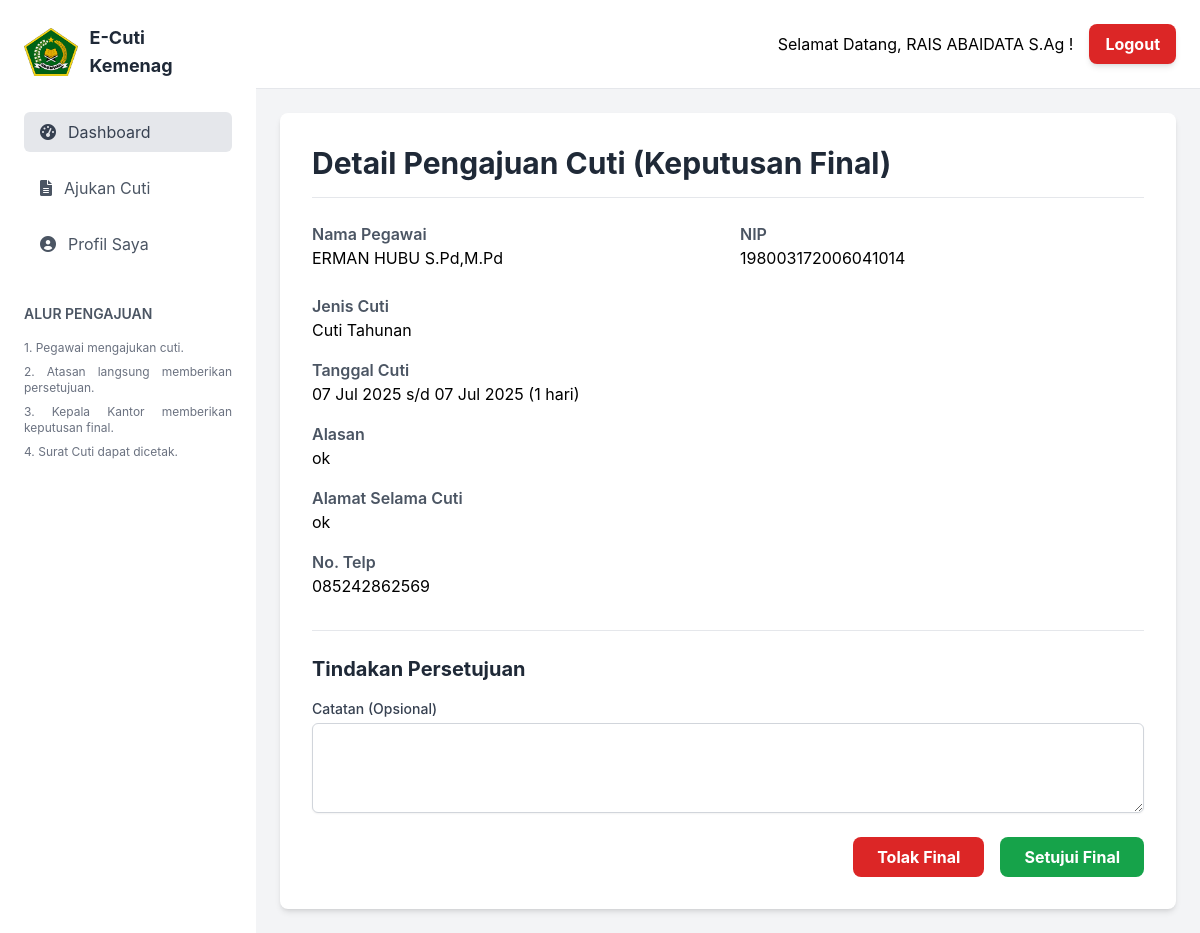
Page /cuti/kepala/persetujuan/1/ (signed in) on the committed database.
### users/models.py (models this page shows, shortened)
class User(AbstractUser):
    username = None
    nip = models.CharField(max_length=18, unique=True, verbose_name="NIP")
    USERNAME_FIELD = 'nip'
    REQUIRED_FIELDS = ['first_name', 'last_name']
    objects = CustomUserManager()
    class Meta:
        verbose_name = "Pengguna"
        verbose_name_plural = "Daftar Pengguna"

### cuti/models.py (models this page shows, shortened)
class PengajuanCuti(models.Model):
    STATUS_CHOICES = [
        ('DRAFT', 'Draft'),
        ('PENDING_ATASAN', 'Menunggu Persetujuan Atasan'),
        ('PENDING_KEPALA', 'Menunggu Keputusan Kepala'),
        ('DISETUJUI', 'Disetujui'),
        ('DITOLAK_ATASAN', 'Ditolak oleh Atasan'),
        ('DITOLAK_KEPALA', 'Ditolak oleh Kepala'),
        ('PERUBAHAN', 'Disarankan Perubahan'),
        ('DITANGGUHKAN', 'Ditangguhkan'),
    ]
    pegawai = models.ForeignKey(User, on_delete=models.CASCADE, related_name='pengajuan')
    jenis_cuti = models.ForeignKey(JenisCuti, on_delete=models.PROTECT)
    alasan = models.TextField()
    tanggal_mulai = models.DateField()
    tanggal_selesai = models.DateField()
    lama_cuti = models.PositiveIntegerField(help_text="Jumlah hari kerja")
    alamat_selama_cuti = models.TextField()
    telepon_selama_cuti = models.CharField(max_length=15)
    dokumen_pendukung = models.FileField(
        upload_to='dokumen_cuti/',
        null=True,
        blank=True,
        verbose_name="Dokumen Pendukung (jika ada)"
    )
    tanda_tangan_pegawai = models.TextField(
        null=True, blank=True, verbose_name="Tanda Tangan Pegawai (Data URL)"
    )
    status = models.CharField(max_length=20, choices=STATUS_CHOICES, default='PENDING_ATASAN')
    created_at = models.DateTimeField(auto_now_add=True)
    atasan_penyetuju = models.ForeignKey(User, on_delete=models.SET_NULL, null=True, blank=True, related_name='persetujuan_atasan')
    catatan_atasan = models.TextField(blank=True, null=True)
    tanggal_pertimbangan_atasan = models.DateTimeField(null=True, blank=True)
    kepala_penyetuju = models.ForeignKey(User, on_delete=models.SET_NULL, null=True, blank=True, related_name='persetujuan_kepala')
    catatan_kepala = models.TextField(blank=True, null=True)
    tanggal_keputusan_kepala = models.DateTimeField(null=True, blank=True)
    class Meta:
        ordering = ['-created_at']
        verbose_name_plural = "Data Pengajuan Cuti"

class JenisCuti(models.Model):
    BERLAKU_UNTUK_CHOICES = [
        ('SEMUA', 'Semua (PNS & PPPK)'),
        ('PNS', 'Hanya PNS'),
        ('PPPK', 'Hanya PPPK'),
    ]
    nama = models.CharField(max_length=100)
    kode = models.CharField(max_length=10, unique=True)
    berlaku_untuk = models.CharField(
        max_length=5,
        choices=BERLAKU_UNTUK_CHOICES,
        default='SEMUA',
        verbose_name="Berlaku Untuk"
    )
    class Meta:
        verbose_name_plural = "Daftar Jenis Cuti"

### cuti/views.py (the view)
    def wrap(request, *args, **kwargs):
        if request.user.groups.filter(name='Kepala Kantor').exists():
            return function(request, *args, **kwargs)
        else:
            messages.error(request, "Anda tidak memiliki izin untuk mengakses halaman ini.")
            return redirect('dashboard')

### cuti/views.py (called while the page is built)
def kepala_kantor_required(function):
    def wrap(request, *args, **kwargs):
        if request.user.groups.filter(name='Kepala Kantor').exists():
            return function(request, *args, **kwargs)
        else:
            messages.error(request, "Anda tidak memiliki izin untuk mengakses halaman ini.")
            return redirect('dashboard')
    return wrap

@login_required
@kepala_kantor_required
def detail_persetujuan_kepala(request, pk):
    pengajuan = get_object_or_404(PengajuanCuti, pk=pk, status__in=['PENDING_KEPALA', 'DISETUJUI', 'DITOLAK_KEPALA'])
    context = {'pengajuan': pengajuan, 'peran': 'Kepala'}
    return render(request, 'detail_persetujuan.html', context)

### templates/detail_persetujuan.html (shortened to what this page needs)
{% extends 'base.html' %}
{% block content %}
<div class="max-w-4xl mx-auto bg-white p-8 rounded-lg shadow-md">
    <h2 class="text-3xl font-bold text-gray-800 mb-6 border-b pb-4">
        Detail Pengajuan Cuti {% if peran == 'Kepala' %}(Keputusan Final){% endif %}
    </h2>
    <div class="grid grid-cols-1 md:grid-cols-2 gap-6 mb-6"><div><h4 class="font-semibold text-gray-600">Nama Pegawai</h4><p>{{ pengajuan.pegawai.get_full_name }}</p></div><div><h4 class="font-semibold text-gray-600">NIP</h4><p>{{ pengajuan.pegawai.nip }}</p></div></div>
    <div class="space-y-4 mb-8"><div><h4 class="font-semibold text-gray-600">Jenis Cuti</h4><p>{{ pengajuan.jenis_cuti.nama }}</p></div><div><h4 class="font-semibold text-gray-600">Tanggal Cuti</h4><p>{{ pengajuan.tanggal_mulai|date:"d M Y" }} s/d {{ pengajuan.tanggal_selesai|date:"d M Y" }} ({{ pengajuan.lama_cuti }} hari)</p></div><div><h4 class="font-semibold text-gray-600">Alasan</h4><p class="whitespace-pre-wrap">{{ pengajuan.alasan }}</p></div><div><h4 class="font-semibold text-gray-600">Alamat Selama Cuti</h4><p>{{ pengajuan.alamat_selama_cuti }}</p></div><div><h4 class="font-semibold text-gray-600">No. Telp</h4><p>{{ pengajuan.telepon_selama_cuti }}</p></div></div>
    <h3 class="text-xl font-bold text-gray-800 mb-4 border-t pt-6">Tindakan Persetujuan</h3>
    {% if peran == 'Kepala' %}
        <form action="{% url 'proses_persetujuan_kepala' pk=pengajuan.pk %}" method="post">
            <div><label for="catatan_kepala" class="block text-sm font-medium text-gray-700">Catatan (Opsional)</label><textarea name="catatan_kepala" id="catatan_kepala" rows="3" class="mt-1 block w-full px-3 py-2 bg-white border border-gray-300 rounded-md shadow-sm"></textarea></div>
            <div class="mt-6 flex justify-end space-x-4"><button type="submit" name="aksi" value="tolak" class="px-6 py-2 bg-red-600 hover:bg-red-700 text-white font-bold rounded-lg">Tolak Final</button><button type="submit" name="aksi" value="setujui" class="px-6 py-2 bg-green-600 hover:bg-green-700 text-white font-bold rounded-lg">Setujui Final</button></div>
        </form>
    {% endif %}
</div>
{% endblock %}

### templates/base.html (shortened to what this page needs)
{% load static %}
<!DOCTYPE html>
<html lang="id">
<head>
    <script src="https://cdn.tailwindcss.com"></script>
    <link href="https://cdnjs.cloudflare.com/ajax/libs/font-awesome/6.0.0-beta3/css/all.min.css" rel="stylesheet">
</head>
<body class="bg-gray-100">
    <div>
        {% if user.is_authenticated %}
        <div class="relative min-h-screen md:flex">
            <div id="sidebar" class="bg-white w-64 absolute inset-y-0 left-0 transform -translate-x-full md:relative md:translate-x-0 transition duration-200 ease-in-out z-20">
                <div class="p-6">
                    <div class="flex items-center mb-8">
                        <img class="h-12 w-auto mr-3" src="{% static 'images/logo.png' %}" alt="Logo Kemenag">
                        <h1 class="text-lg font-bold text-gray-800">E-Cuti Kemenag</h1>
                    </div>
                    <nav>
                        <a href="{% url 'dashboard' %}" class="flex items-center px-4 py-2 text-gray-700 bg-gray-200 rounded-md">
                            <i class="fas fa-tachometer-alt mr-3"></i> Dashboard
                        </a>
                        <a href="{% url 'ajukan_cuti' %}" class="flex items-center mt-4 px-4 py-2 text-gray-600 hover:bg-gray-200 rounded-md">
                            <i class="fas fa-file-alt mr-3"></i> Ajukan Cuti
                        </a>
                        <a href="{% url 'edit_profile' %}" class="flex items-center mt-4 px-4 py-2 text-gray-600 hover:bg-gray-200 rounded-md">
                            <i class="fas fa-user-circle mr-3"></i> Profil Saya
                        </a>
                    </nav>
                    <div class="mt-10">
                        <h3 class="text-sm font-semibold text-gray-600 uppercase">Alur Pengajuan</h3>
                        <div class="mt-4 text-xs text-gray-500 space-y-2 text-justify">
                            <p>1. Pegawai mengajukan cuti.</p>
                            <p>2. Atasan langsung memberikan persetujuan.</p>
                            <p>3. Kepala Kantor memberikan keputusan final.</p>
                            <p>4. Surat Cuti dapat dicetak.</p>
                        </div>
                    </div>
                </div>
            </div>
            <div class="flex-1 flex flex-col overflow-hidden">
                <header class="flex-row justify-end items-center p-6 bg-white border-b hidden md:flex">
                    <div class="flex items-center">
                        <span class="mr-4">Selamat Datang, {{ user.first_name }} !</span>
                        <form method="post" action="{% url 'logout' %}">
                            <button type="submit" class="bg-red-600 hover:bg-red-700 text-white font-bold py-2 px-4 rounded-lg shadow-md transition duration-300">
                                Logout
                            </button>
                        </form>
                    </div>
                </header>
                <main class="flex-1 p-6">
                    {% block content %}{% endblock %}
                </main>
            </div>
        </div>
        {% else %}
        {% block content_full %}{% endblock %}
        {% endif %}
    </div>
</body>
</html>

### templates/base.html (style rules this page uses)
body { font-family: 'Inter', sans-serif; }
#sidebar { transition: transform 0.3s ease-in-out; }

### rows in the picture
User: first_name "RAIS ABAIDATA S.Ag"
PengajuanCuti: pegawai.get_full_name "ERMAN HUBU S.Pd,M.Pd", pegawai.nip "198003172006041014", jenis_cuti.nama "Cuti Tahunan", tanggal_mulai "07 Jul 2025", tanggal_selesai "07 Jul 2025", lama_cuti "1", alasan "ok", alamat_selama_cuti "ok", telepon_selama_cuti "085242862569"
